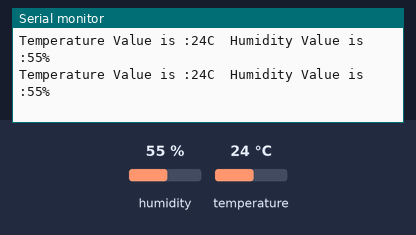
The sketch below on a simulated ESP8266 (NodeMCU). On the bench: the last lines printed to the serial monitor. Inputs (shaded band) come from the test bench; at power-on: humidity 55 %, temperature 24 °C.

Above: at 2.8 s.
2.9 s: humidity set to 22 %
At 5.4 s:
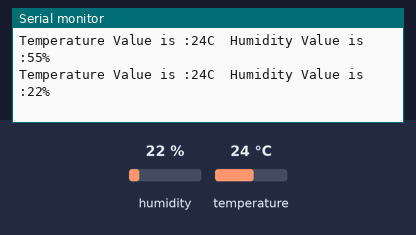
5.6 s: temperature set to 12 °C
At 6.4 s:
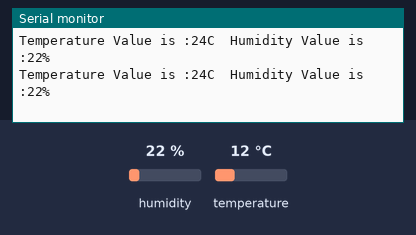
8.3 s: humidity set to 40 %
At 10.1 s:
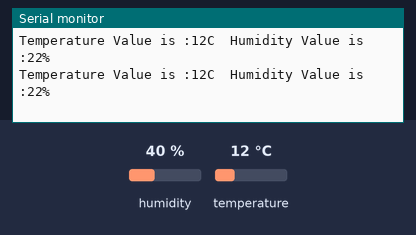
Timing chart, 0 to 11.6 s (numbered marks = the images above; inputs shaded):
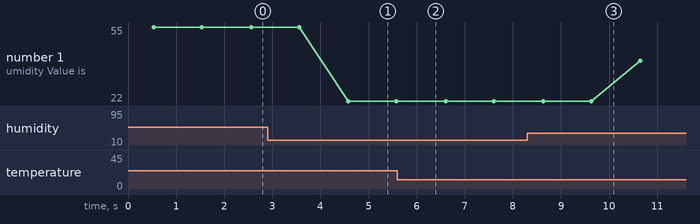

Measured:
- after the input at 2.9 s, the serial monitor: prints a new line after 1.7 s (image 1)
- plotted number 1: 55 → 22 after the input at 2.9 s, 22 → 40 after the input at 8.3 s

The sketch:

DHT_sensor.ino
```cpp
#include <DHT.h>
#define DHTPIN D5
#define DHTTYPE DHT11
DHT dht(DHTPIN, DHTTYPE);
uint8_t temperature, humidity;

void setup() {
  Serial.begin(115200);
dht.begin();
delay(10);
Serial.println();
Serial.println();

}

void loop() {
temperature = dht.readTemperature();
humidity = dht.readHumidity();
delay(500);
Serial.print("Temperature Value is :");
Serial.print(temperature);
Serial.print("C");
Serial.print("  Humidity Value is :");
Serial.print(humidity);
Serial.println("%");
delay(500);
  }
```
